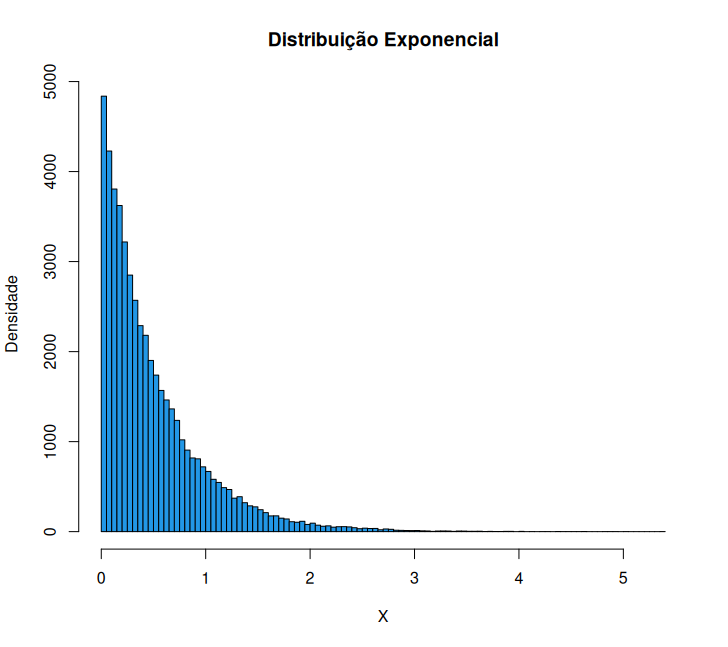

This chart was generated by the following R code:
gera.exponencial <- function(x, taxa)
{
  X <- rep(0, nSamples)               # nSamples posições com 0-
  U <- runif(nSamples)                # nSamples valores em [0.0, 1.0)
  
  for (i in 1:nSamples)
  {
    X[i] <- -log(1.0 - U[i]) / taxa    # Inversa da Exponencial
  }
  
  return (X)
}

taxa <- 2.0
nSamples <- 50000

X <- gera.exponencial(nSamples, taxa)
hist(X, 
     main = "Distribuição Exponencial", 
     xlab="X", 
     ylab = "Densidade",
     breaks = 100,
     col = 4)
